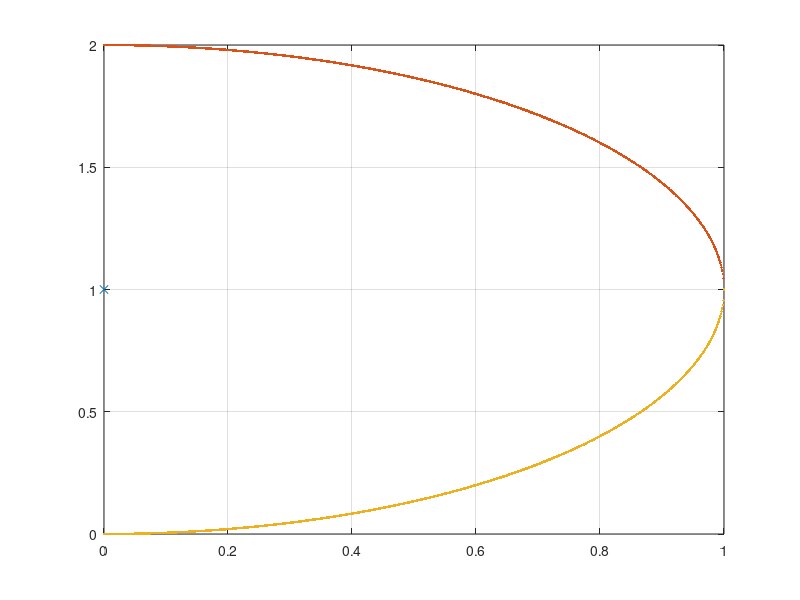

Recreate this plot in MATLAB.
clear 

c = 0;
d = 1;

x = 0:0.001:1;
yp = d + sqrt(-c^2+2*x*c-x.^2+1);
ym = d - sqrt(-c^2+2*x*c-x.^2+1);

plot(c,d,'x')
hold on
grid on
plot(x,yp,'.')
plot(x,ym,'.')